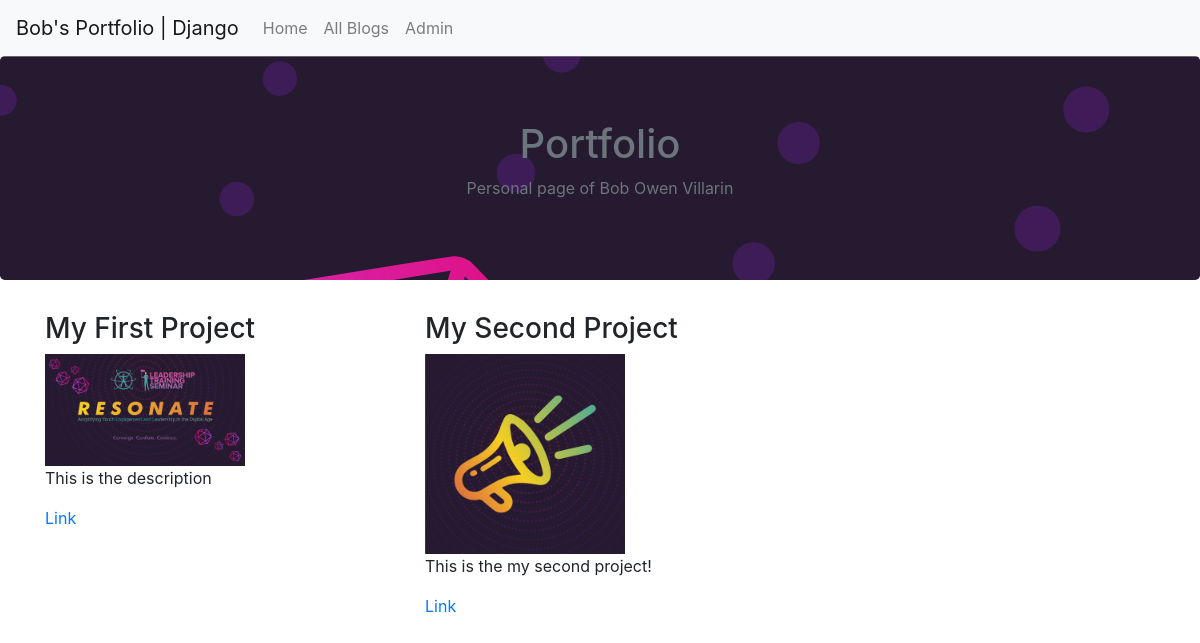
The page / on the database its author committed.
### project/models.py (models this page shows, shortened)
class Project(models.Model):
	title = models.CharField(max_length=100)
	description = models.CharField(max_length=250)
	cover = models.ImageField(upload_to='project/images/')
	url = models.URLField(blank=True)

### project/views.py (the view)
# urls.py: 2. Add a URL to urlpatterns:  path('', views.home, name='home')
def home(request):
	projects = Project.objects.all()
	return render(request, 'project/home.html', {'projects':projects})

### project/templates/project/home.html
{% extends 'project/base.html' %}
{% block content %}
{% load static %}
<div class="jumbotron text-center" style="background: url({% static 'project/a.png' %})">
  <h1 class="text-secondary">Portfolio</h1>
  <p class="text-secondary">Personal page of Bob Owen Villarin</p>
</div>
<div class="container">
  <div class="row">
  	{% for project in projects %}
    <div class="col-sm-4">
      <h3>{{project.title}}</h3>
      <img class="img-fluid" src={{project.cover.url}} width=200px>
      <p>{{project.description}}</p>
      <p>
      	{% if project.url %}
      	<a href="{{project.url}}">Link</a>
      	{% endif %}
      </p>
    </div>
	{% endfor %}
  </div>
</div>
{% endblock %}

### project/templates/project/base.html (shortened to what this page needs)
{% load static %}
<html lang="en">
<head>
  <link rel="stylesheet" href="https://stackpath.bootstrapcdn.com/bootstrap/4.4.1/css/bootstrap.min.css">
  <link rel="stylesheet" href="https://maxcdn.bootstrapcdn.com/bootstrap/4.4.1/css/bootstrap.min.css">
</head>
<body>
<nav class="navbar navbar-expand-lg navbar-light bg-light">
  <a class="navbar-brand" href="{% url 'home' %}">Bob's Portfolio | Django</a>
  <div class="collapse navbar-collapse" id="navbarNav">
    <ul class="navbar-nav">
      <li class="nav-item">
        <a class="nav-link" href="{% url 'home' %}">Home <span class="sr-only">(current)</span></a>
      </li>
      <li class="nav-item">
        <a class="nav-link" href="{% url 'blog:all_blogs' %}">All Blogs</a>
      </li>
      <li class="nav-item">
        <a class="nav-link" href="/admin/">Admin</a>
      </li>
    </ul>
  </div>
</nav>
{% block content %}{% endblock %}
</body>
</html>

### rows shown on the page
Project: title "My First Project", cover (picture), description "This is the description"
Project: title "My Second Project", cover (picture), description "This is the my second project!"
